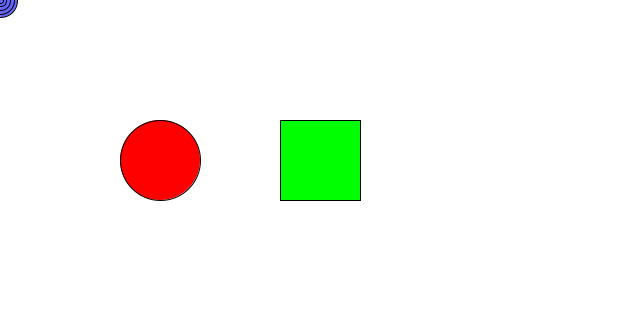
Frame 1 (no input)
Frame 60 (the mouse pressed at the canvas centre just before this capture): identical to frame 1, image omitted
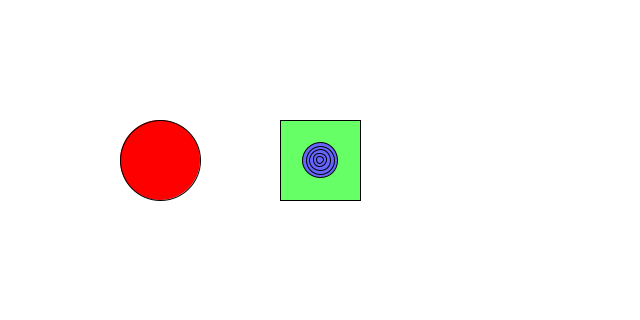
Frame 120 (the mouse held since frame 60 and released just before this capture)

The Processing sketch that drew these frames (run headless with seeded random() and noise(); from frame 60 on, the mouse is pressed at the canvas centre):

// Processing sketch: main
// ── main.pde
Shape[] shapes;
Trail trail;

void setup() {
  size(640, 320);
  shapes = new Shape[2];
  shapes[0] = new Circle(160, height / 2, 80, color(255, 0, 0));
  shapes[1] = new Square(320, height / 2, 80, color(0, 255, 0));
  trail = new Trail(5, 35, color(0, 0, 255));
}

void draw() {
  background(255);
  for (int i = 0; i < 2; i++) shapes[i].display();
  trail.update();
  trail.display();
}

// ── Shapes.pde
abstract class Shape {
  float x;
  float y;
  float size;
  color shapeColor;
  
  Shape(float _x, float _y, float _size, color _shapeColor) {
    x = _x;
    y = _y;
    size = _size;
    shapeColor = _shapeColor;
  }
  
  abstract void display();
  
  abstract boolean mouseCollision();

  color getCurrentColor() {
    if (mouseCollision()) return lerpColor(shapeColor, color(255), 0.4);
    return shapeColor;
  }
}

class Circle extends Shape {
  Circle(float _x, float _y, float _size, color _shapeColor) {
    super(_x, _y, _size, _shapeColor);
  }
  
  void display() {
    fill(getCurrentColor());
    ellipse(x, y, size, size);
  }
  
  boolean mouseCollision() {
    return dist(mouseX, mouseY,
                x, y) <= size / 2;
  }
}

class Square extends Shape {
  Square(float _x, float _y, float _size, color _shapeColor) {
    super(_x, _y, _size, _shapeColor);
  }
  
  void display() {
    fill(getCurrentColor());
    rectMode(CENTER);
    rect(x, y, size, size);
  }
  
  boolean mouseCollision() {
    return abs(mouseX - x) <= size / 2 && abs(mouseY - y) <= size / 2;
  }
}

// ── Trail.pde
class Trail {
  Circle[] circles;
  int count;
  
  Trail(int _count, float _maxSize, color _trailColor) {
    count = _count;
    circles = new Circle[count];
    
    for (int i = 0; i < count; i++) {
      float s = _maxSize * (1.0 - (float) i / count);
      circles[i] = new Circle(0, 0, s, _trailColor);
    }
  }
  
  void update() {
    for (int i = count - 1; i > 0; i--) {
      circles[i].x = circles[i - 1].x;
      circles[i].y = circles[i - 1].y;
    }
    
    circles[0].x = mouseX;
    circles[0].y = mouseY;
  }
  
  void display() {
    for (int i = 0; i < count; i++) circles[i].display();
  }
}
